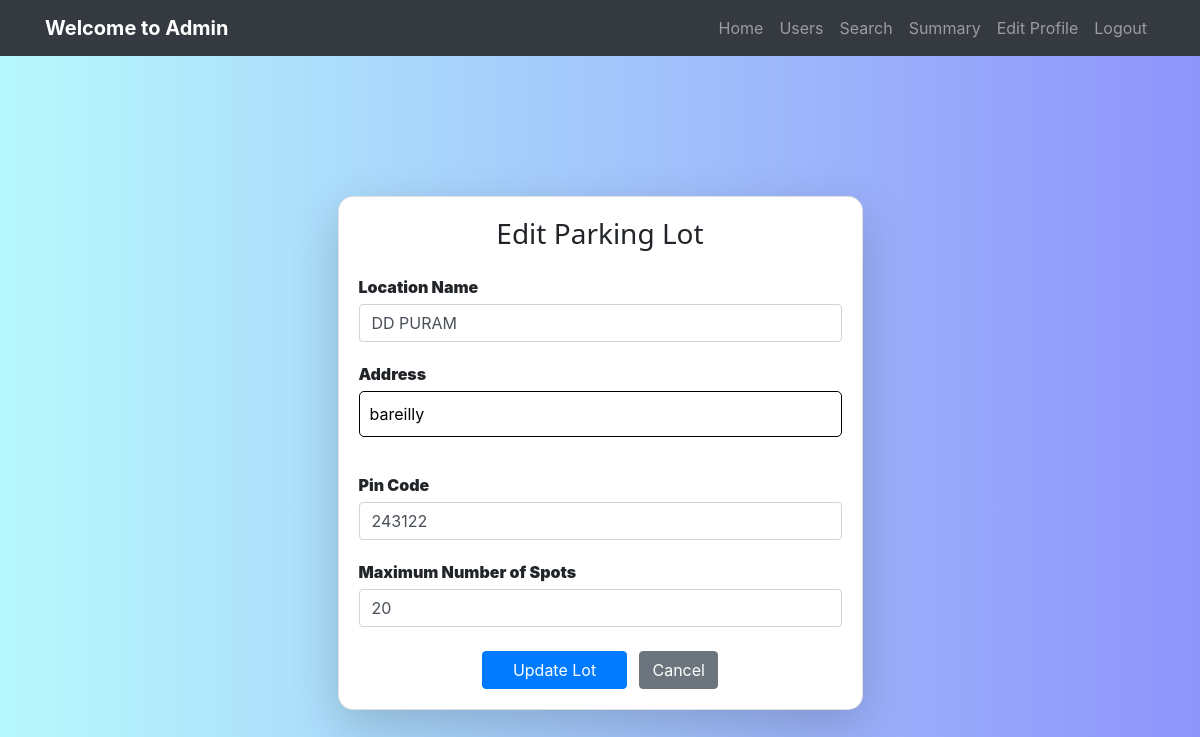
Screenshot of /admin/editlot/1 with the database file from the repository.
### models/database.py (models this page shows)
class ParkingLot(db.Model):
    __tablename__ = 'parking_lot'
    id = db.Column(db.Integer, primary_key=True)
    prime_location_name = db.Column(db.String(120), nullable=False)
    price = db.Column(db.Float, nullable=False)
    address = db.Column(db.String(200), nullable=False)
    pin_code = db.Column(db.String(10), nullable=False)
    maximum_number_of_spots = db.Column(db.Integer, nullable=False)
    spots = db.relationship('ParkingSpot', backref='parking_lot', lazy=True)

### app.py (the view, shortened to what this page needs)
@app.route('/admin/editlot/<int:lot_id>', methods=['GET', 'POST'])
def editlot(lot_id):
    lot = ParkingLot.query.get_or_404(lot_id)
    return render_template('editlot.html', lot=lot)

### templates/editlot.html (shortened to what this page needs)
{% extends 'base.html' %}
{% block navbar %}
  <nav class="navbar navbar-expand-lg navbar-dark bg-dark fixed-top">
    <div class="container justify-content-center">
      <a class="navbar-brand font-weight-bold text-white" href="/admin">Welcome to Admin</a>
      <div class="collapse navbar-collapse justify-content-end" id="navbarNav">
        <ul class="navbar-nav text-center">
          <li class="nav-item"><a class="nav-link" href="/admin">Home</a></li>
          <li class="nav-item"><a class="nav-link" href="/admin/admin_users">Users</a></li>
          <li class="nav-item"><a class="nav-link" href="/search">Search</a></li>
          <li class="nav-item"><a class="nav-link" href="/admin/summary">Summary</a></li>
          <li class="nav-item"><a class="nav-link" href="/editprofile">Edit Profile</a></li>
          <li class="nav-item"><a class="nav-link" href="/login">Logout</a></li>
        </ul>
      </div>
    </div>
  </nav>
{% endblock %}
{% block content %}
<div class="container mt-5 pt-5">
  <div class="row justify-content-center">
    <div class="col-md-6">
      <div class="card shadow-lg" style="border-radius: 15px;">
        <div class="card-body">
          <h3 class="card-title text-center mb-4" style="font-family: 'Segoe UI', Tahoma, Geneva, Verdana, sans-serif;">Edit Parking Lot</h3>
          <form method="POST" action="/admin/editlot/{{ lot.id }}">
            <div class="form-group">
              <label><strong>Location Name</strong></label>
              <input type="text" class="form-control" name="prime_location_name" value="{{ lot.prime_location_name }}" required>
            </div>
            <div class="form-group">
              <label><strong>Address</strong></label>
              <input type="text" name="address" value="{{ lot.address }}" required>
            </div>
            <div class="form-group">
              <label><strong>Pin Code</strong></label>
              <input type="number" class="form-control" name="pin_code" value="{{ lot.pin_code }}" required>
            </div>
            <div class="form-group">
              <label><strong>Maximum Number of Spots</strong></label>
              <input type="number" class="form-control" name="maximum_number_of_spots" value="{{ lot.maximum_number_of_spots }}" required min="1">
            </div>
            <div class="text-center mt-4">
              <button type="submit" class="btn btn-primary mr-2">Update Lot</button>
              <a href="/admin" class="btn btn-secondary">Cancel</a>
            </div>
          </form>
        </div>
      </div>
    </div>
  </div>
</div>
{% endblock %}

### static/css/login.css (style rules this page uses)
* { margin: 0; padding: 0; box-sizing: border-box; }
body { font-family: 'Segoe UI', sans-serif; background: linear-gradient(to right, #b7f9fc, #8f94fb); min-height: 100vh; display: flex; align-items: center; justify-content: center; }
form label { display: block; margin-bottom: 5px; font-weight: 600; }
form input { width: 100%; padding: 10px; margin-bottom: 20px; border-radius: 5px; border: 1px solid #000000; transition: border-color 0.3s ease; }
form button { width: 30%; padding: 12px; background-color: #000000; color: rgb(0, 0, 0); border: none; border-radius: 5px; font-weight: bold; cursor: pointer; transition: background 0.3s ease; }

### static/css/user.css (style rules this page uses)
.navbar { justify-content: center !important; }

### rows the page displays
ParkingLot: prime_location_name "DD PURAM", address "bareilly", pin_code "243122", maximum_number_of_spots "20"
